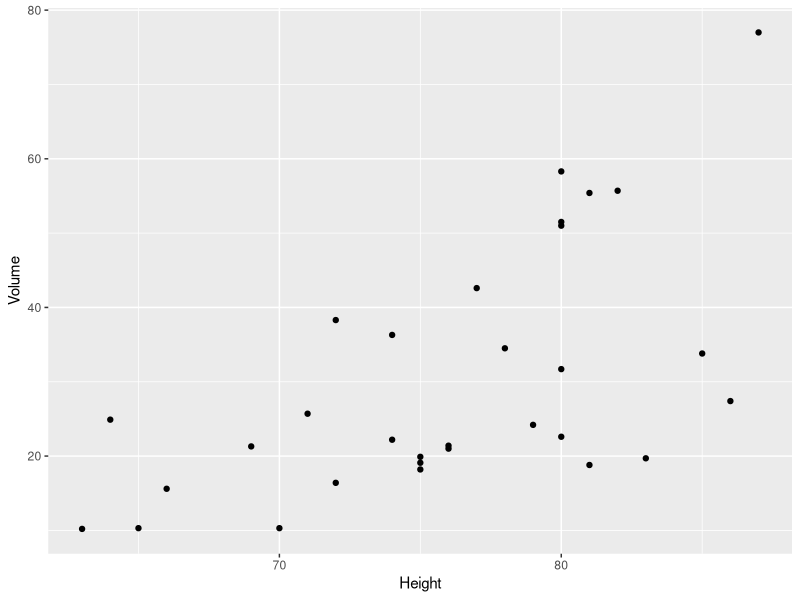
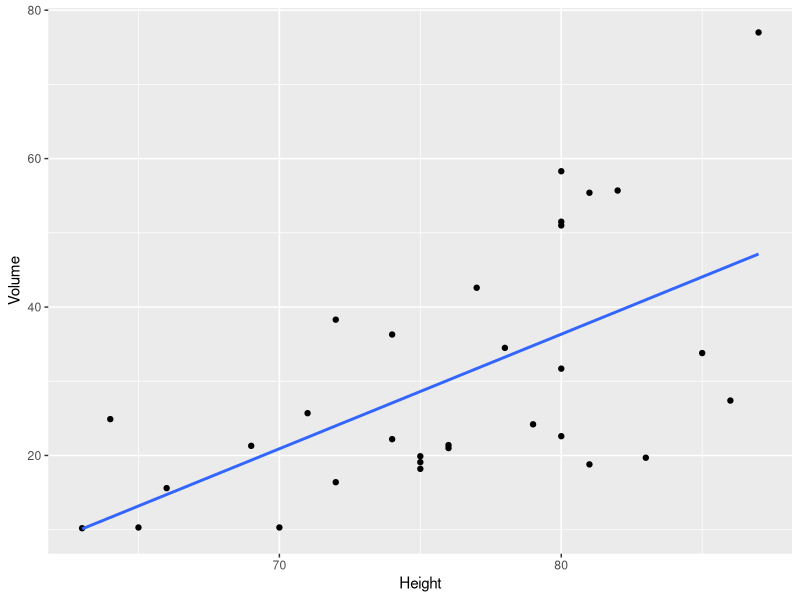
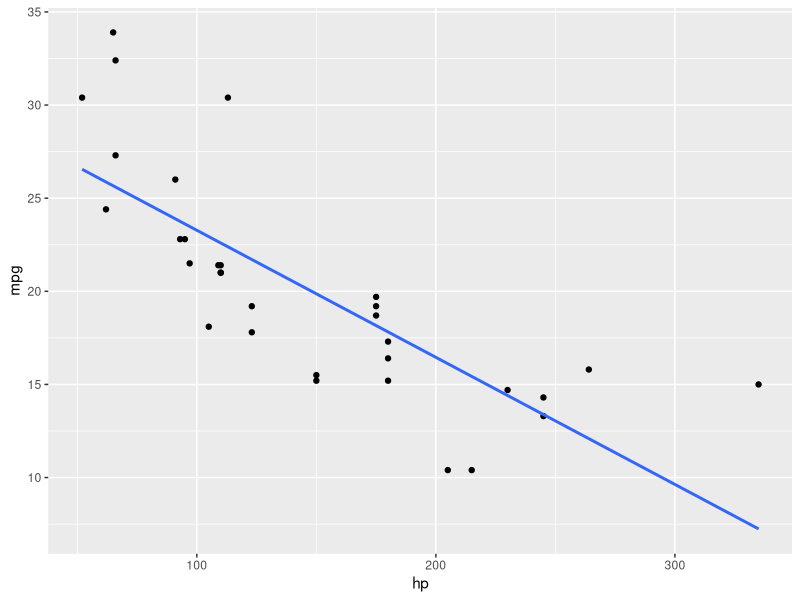
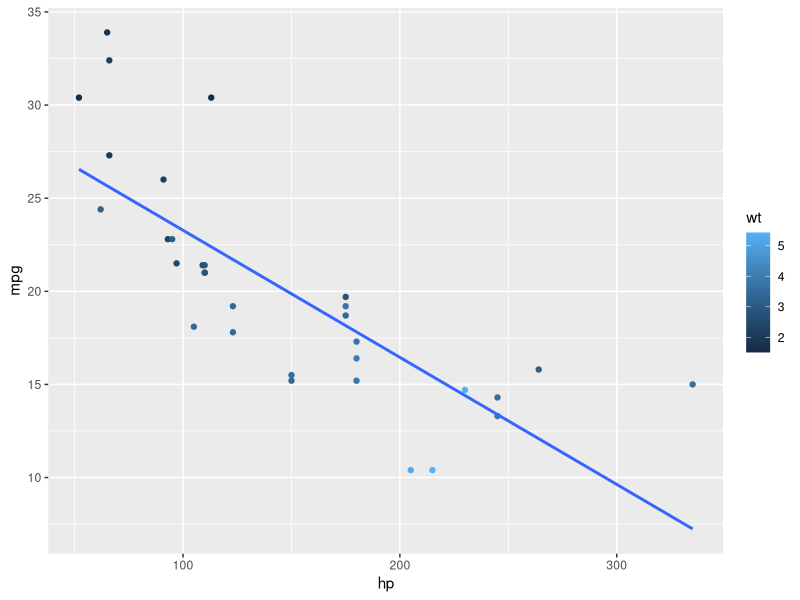

Recreate these plots in R, in order.
## ---- chunk 1
library(stats)
library(ggplot2)
library(dplyr)
## ---- chunk 2
data("trees")
arr <- trees
head(arr)
## ---- chunk 3
mean(arr$Height)
## ---- chunk 4
ggplot(arr, aes(x=Height, y=Volume)) + 
  geom_point()
## ---- chunk 5
linmod <- lm(Volume ~ Height, data = arr) 
linmod
## ---- chunk 6
ggplot(arr, aes(x=Height, y=Volume)) + 
  geom_point() +
  geom_smooth(method="lm", se=FALSE, fullrange=FALSE)
## ---- chunk 7
arr$stHeight <- (arr$Height - mean(arr$Height))/sd(arr$Height)
arr$stVolume <- (arr$Volume - mean(arr$Volume))/sd(arr$Volume)
linmodst <- lm(stVolume ~ stHeight, data = arr) 
linmodst

## ---- chunk 8
cor(arr)
## ---- chunk 9
data("mtcars")
cars <- mtcars
cars
## ---- chunk 10
cor(cars)
## ---- chunk 11
fit <- lm(mpg ~ hp, cars)
fit

ggplot(cars, aes(x=hp, y=mpg)) + 
  geom_point() +
  geom_smooth(method="lm", se=FALSE, fullrange=FALSE)
## ---- chunk 12
fit2 <- lm(mpg ~ hp + wt, cars)
fit2

ggplot(cars, aes(x=hp, y=mpg, color=wt)) + 
  geom_point() +
  geom_smooth(method="lm", se=FALSE, fullrange=FALSE)
## ---- chunk 13
res <- aov(mpg ~ factor(cyl), cars)
summary(res)
